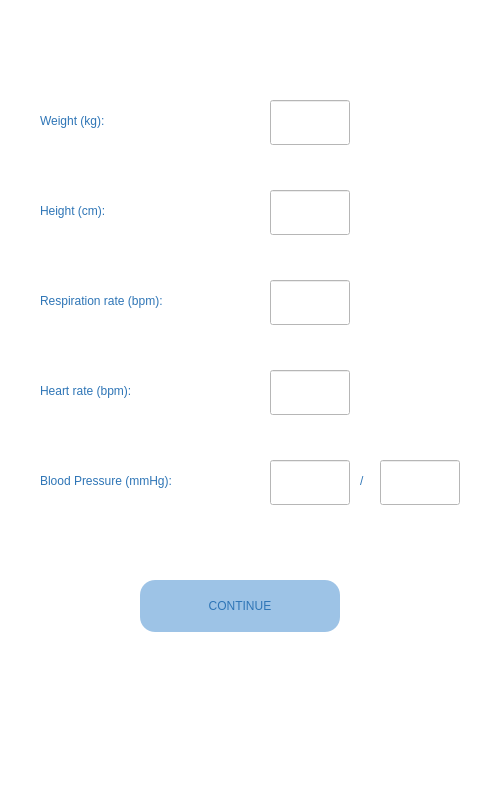
<?xml version="1.0" encoding="UTF-8"?>
<ui version="4.0">
 <class>thirdPage</class>
 <widget class="QDialog" name="thirdPage">
  <property name="geometry">
   <rect>
    <x>0</x>
    <y>0</y>
    <width>480</width>
    <height>800</height>
   </rect>
  </property>
  <property name="windowTitle">
   <string>Dialog</string>
  </property>
  <property name="styleSheet">
   <string notr="true">background-color: rgb(255, 255, 255);</string>
  </property>
  <widget class="QPushButton" name="pushButton">
   <property name="geometry">
    <rect>
     <x>460</x>
     <y>860</y>
     <width>113</width>
     <height>32</height>
    </rect>
   </property>
   <property name="text">
    <string>Cancel</string>
   </property>
  </widget>
  <widget class="QLabel" name="label">
   <property name="geometry">
    <rect>
     <x>5</x>
     <y>710</y>
     <width>470</width>
     <height>60</height>
    </rect>
   </property>
   <property name="text">
    <string/>
   </property>
   <property name="pixmap">
    <pixmap resource="First_page_file.qrc">:/newPrefix/nav2.png</pixmap>
   </property>
   <property name="scaledContents">
    <bool>true</bool>
   </property>
  </widget>
  <widget class="QPushButton" name="continue3">
   <property name="geometry">
    <rect>
     <x>140</x>
     <y>580</y>
     <width>200</width>
     <height>52</height>
    </rect>
   </property>
   <property name="styleSheet">
    <string notr="true">background-color: rgb(157, 195, 230);
font: 20pt &quot;Arial Rounded MT Bold&quot;;
border-radius: 15px;
color: rgb(46, 117, 182);


</string>
   </property>
   <property name="text">
    <string>CONTINUE</string>
   </property>
   <property name="autoDefault">
    <bool>false</bool>
   </property>
   <property name="default">
    <bool>true</bool>
   </property>
   <property name="flat">
    <bool>false</bool>
   </property>
  </widget>
  <widget class="QLineEdit" name="weightEdit">
   <property name="geometry">
    <rect>
     <x>270</x>
     <y>100</y>
     <width>80</width>
     <height>45</height>
    </rect>
   </property>
  </widget>
  <widget class="QLineEdit" name="heightEdit">
   <property name="geometry">
    <rect>
     <x>270</x>
     <y>190</y>
     <width>80</width>
     <height>45</height>
    </rect>
   </property>
  </widget>
  <widget class="QLineEdit" name="respEdit">
   <property name="geometry">
    <rect>
     <x>270</x>
     <y>280</y>
     <width>80</width>
     <height>45</height>
    </rect>
   </property>
  </widget>
  <widget class="QLineEdit" name="heartEdit">
   <property name="geometry">
    <rect>
     <x>270</x>
     <y>370</y>
     <width>80</width>
     <height>45</height>
    </rect>
   </property>
  </widget>
  <widget class="QLineEdit" name="bloodEdit1">
   <property name="geometry">
    <rect>
     <x>270</x>
     <y>460</y>
     <width>80</width>
     <height>45</height>
    </rect>
   </property>
  </widget>
  <widget class="QLineEdit" name="bloodEdit2">
   <property name="geometry">
    <rect>
     <x>380</x>
     <y>460</y>
     <width>80</width>
     <height>45</height>
    </rect>
   </property>
  </widget>
  <widget class="QLabel" name="personal_details_2">
   <property name="geometry">
    <rect>
     <x>40</x>
     <y>100</y>
     <width>171</width>
     <height>41</height>
    </rect>
   </property>
   <property name="styleSheet">
    <string notr="true">background-color: transparent;
font: 16pt &quot;Arial Rounded MT Bold&quot;;
color: rgb(46, 117, 182);
</string>
   </property>
   <property name="text">
    <string>Weight (kg):</string>
   </property>
  </widget>
  <widget class="QLabel" name="personal_details_3">
   <property name="geometry">
    <rect>
     <x>40</x>
     <y>190</y>
     <width>171</width>
     <height>41</height>
    </rect>
   </property>
   <property name="styleSheet">
    <string notr="true">background-color: transparent;
font: 16pt &quot;Arial Rounded MT Bold&quot;;
color: rgb(46, 117, 182);
</string>
   </property>
   <property name="text">
    <string>Height (cm):</string>
   </property>
  </widget>
  <widget class="QLabel" name="personal_details_4">
   <property name="geometry">
    <rect>
     <x>40</x>
     <y>280</y>
     <width>261</width>
     <height>41</height>
    </rect>
   </property>
   <property name="styleSheet">
    <string notr="true">background-color: transparent;
font: 16pt &quot;Arial Rounded MT Bold&quot;;
color: rgb(46, 117, 182);
</string>
   </property>
   <property name="text">
    <string>Respiration rate (bpm):</string>
   </property>
  </widget>
  <widget class="QLabel" name="personal_details_5">
   <property name="geometry">
    <rect>
     <x>40</x>
     <y>370</y>
     <width>241</width>
     <height>41</height>
    </rect>
   </property>
   <property name="styleSheet">
    <string notr="true">background-color: transparent;
font: 16pt &quot;Arial Rounded MT Bold&quot;;
color: rgb(46, 117, 182);
</string>
   </property>
   <property name="text">
    <string>Heart rate (bpm):</string>
   </property>
  </widget>
  <widget class="QLabel" name="personal_details_6">
   <property name="geometry">
    <rect>
     <x>40</x>
     <y>460</y>
     <width>271</width>
     <height>41</height>
    </rect>
   </property>
   <property name="styleSheet">
    <string notr="true">background-color: transparent;
font: 16pt &quot;Arial Rounded MT Bold&quot;;
color: rgb(46, 117, 182);
</string>
   </property>
   <property name="text">
    <string>Blood Pressure (mmHg):</string>
   </property>
  </widget>
  <widget class="QLabel" name="personal_details_7">
   <property name="geometry">
    <rect>
     <x>360</x>
     <y>460</y>
     <width>21</width>
     <height>41</height>
    </rect>
   </property>
   <property name="styleSheet">
    <string notr="true">background-color: transparent;
font: 16pt &quot;Arial Rounded MT Bold&quot;;
color: rgb(46, 117, 182);
</string>
   </property>
   <property name="text">
    <string>/</string>
   </property>
  </widget>
 </widget>
 <resources>
  <include location="First_page_file.qrc"/>
  <include location="First_page_file.qrc"/>
 </resources>
 <connections/>
</ui>
